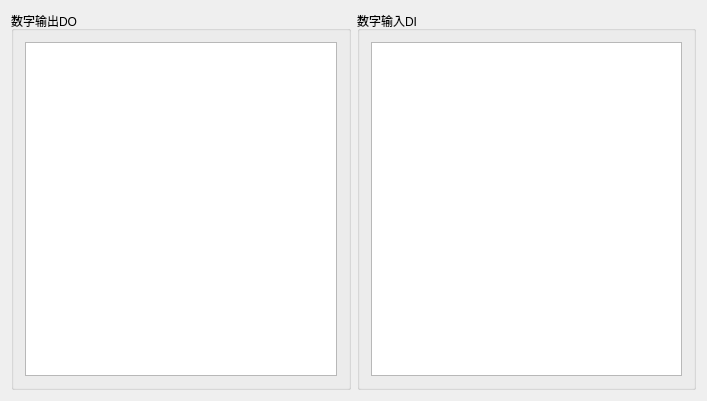
<?xml version="1.0" encoding="UTF-8"?>
<ui version="4.0">
 <class>CIOWidgetClass</class>
 <widget class="QWidget" name="CIOWidgetClass">
  <property name="geometry">
   <rect>
    <x>0</x>
    <y>0</y>
    <width>707</width>
    <height>401</height>
   </rect>
  </property>
  <property name="windowTitle">
   <string>CIOWidget</string>
  </property>
  <layout class="QGridLayout" name="gridLayout">
   <item row="0" column="0">
    <layout class="QHBoxLayout" name="horizontalLayout">
     <item>
      <widget class="QGroupBox" name="groupBox">
       <property name="title">
        <string>数字输出DO</string>
       </property>
       <layout class="QVBoxLayout" name="verticalLayout">
        <item>
         <widget class="QTableWidget" name="tableWidget_DO"/>
        </item>
       </layout>
      </widget>
     </item>
     <item>
      <widget class="QGroupBox" name="groupBox_2">
       <property name="title">
        <string>数字输入DI</string>
       </property>
       <layout class="QVBoxLayout" name="verticalLayout_2">
        <item>
         <widget class="QTableWidget" name="tableWidget_DI"/>
        </item>
       </layout>
      </widget>
     </item>
    </layout>
   </item>
  </layout>
 </widget>
 <layoutdefault spacing="6" margin="11"/>
 <resources/>
 <connections/>
</ui>
